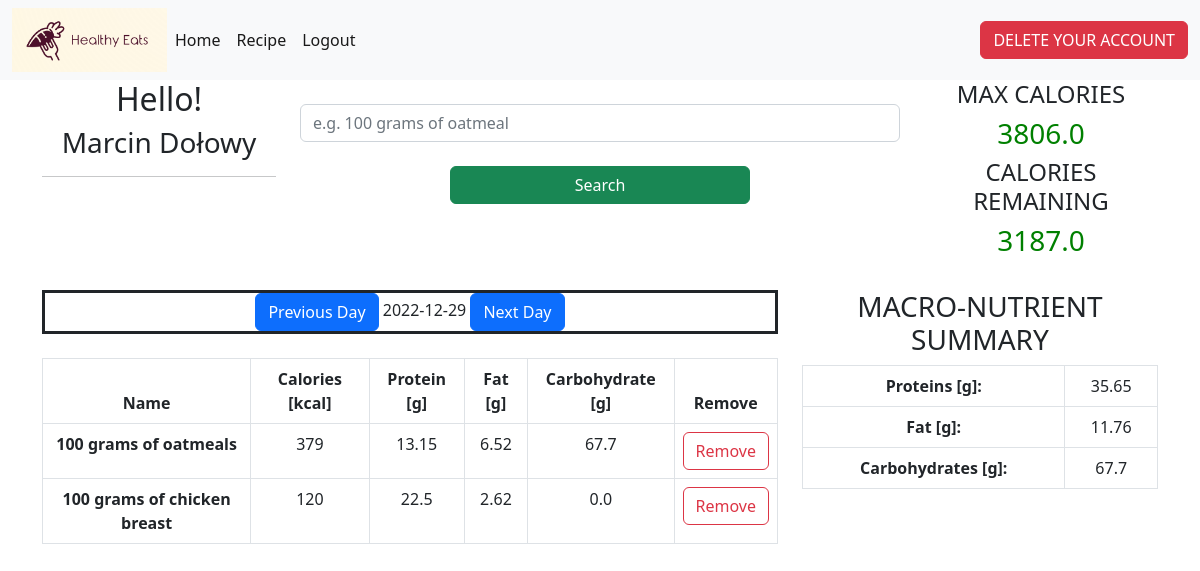
The page /home/ (signed in) on the database its author committed.
### app.py (models this page shows, shortened)
class User(UserMixin, db.Model):
    id = db.Column(db.Integer, primary_key=True)
    username = db.Column(db.String(50), unique=True, nullable=False)
    password = db.Column(db.String(150), nullable=False)
    firstname = db.Column(db.String(50), nullable=False)
    lastname = db.Column(db.String(50), nullable=False)
    date_of_birth = db.Column(db.DateTime(), nullable=False)
    sex = db.Column(db.String(10), nullable=False)
    max_calorie = db.Column(db.Float, nullable=False)
    weight = db.Column(db.Integer, nullable=False)
    height = db.Column(db.Integer, nullable=False)
    foods = db.relationship("Food", backref='user')

class Food(db.Model):
    id = db.Column(db.Integer, primary_key=True)
    date_of_add = db.Column(db.DateTime(), nullable=False)
    name = db.Column(db.String(50), nullable=False)
    calories = db.Column(db.Integer, nullable=False)
    protein = db.Column(db.Float, default=0, nullable=False)
    fat = db.Column(db.Float, default=0)
    carbohydrates = db.Column(db.Float, default=0)
    protein_calories = db.Column(db.Float, default=0)
    fat_calories = db.Column(db.Float, default=0)
    carbohydrates_calories = db.Column(db.Float, default=0)
    user_id = db.Column(db.Integer, db.ForeignKey('user.id'), nullable=False)

### app.py (the view, shortened to what this page needs)
@app.route('/home/', methods=['GET', 'POST'])
@login_required
def home():
    current_date = get_request_values_if_present()
    if request.values.get('button') == 'prev':
        current_date = current_date - datetime.timedelta(days=1)
        return redirect(url_for('home', current_date=current_date))
    elif request.values.get('button') == 'next':
        current_date = current_date + datetime.timedelta(days=1)
        return redirect(url_for('home', current_date=current_date))
    form = FoodForm()
    name_surname = " ".join([current_user.firstname, current_user.lastname])
    remaining_calories = current_user.max_calorie - count_all_calories()
    all_foods = Food.query.filter_by(user_id=current_user.id).filter_by(
        date_of_add=datetime.datetime(current_date.year, current_date.month, current_date.day)).all()
    all_protein = Food.query.filter_by(user_id=current_user.id,
                                       date_of_add=datetime.datetime(current_date.year, current_date.month,
                                                                     current_date.day)).with_entities(
        func.sum(Food.protein).label('total')).first().total
    all_protein = 0 if all_protein is None else round(all_protein, 2)
    return render_template("home.html", form=form, name_surname=name_surname, max_calorie=current_user.max_calorie,
                           remaining_calories=remaining_calories, all_foods=all_foods, all_protein=all_protein,
                           all_fat=all_fat(), all_carbohydrates=all_carbohydrates(), user=current_user,
                           current_date=current_date)

### forms.py
class FoodForm(FlaskForm):
    name = StringField("Name", validators=[DataRequired()])
    submit = SubmitField('Search')

### app.py (called while the page is built)
@login_manager.user_loader
def load_user(user_id):
    return User.query.get(user_id)

def get_request_values_if_present():
    if len(request.values.keys()) == 0:
        date1 = date.today()
    else:
        date1 = datetime.datetime.strptime(request.values.get('current_date'), '%Y-%m-%d').date()
        print(date1)
    return date1

def count_all_calories():
    return Food.query.filter(Food.user_id == current_user.id).with_entities(
        func.sum(Food.calories).label('total')).first().total or 0

def all_fat():
    total_fat = Food.query.filter(Food.user_id == current_user.id).with_entities(
        func.sum(Food.fat).label('total')).first().total or 0
    return 0 if total_fat is None else round(total_fat, 2)

def all_carbohydrates():
    total_carbohydrates = Food.query.filter(Food.user_id == current_user.id).with_entities(
        func.sum(Food.carbohydrates).label('total')).first().total or 0
    return 0 if total_carbohydrates is None else round(total_carbohydrates, 2)

### templates/home.html (shortened to what this page needs)
{% extends 'base.html' %}
{% block content %}
    <div class="container text-center">
        <div class="row">
            <div class="col">
                <h2>Hello!</h2>
                <div>
                    <h3> {{ name_surname }}</h3>
                    <hr>
                </div>
            </div>
            <div class="col">
                <form action="" method="post">
                    <div class="col" align="center">
                        <br>
                        {{ form.name(placeholder="e.g. 100 grams of oatmeal", class="form-control", style="width: 600px") }}
                        <br>
                        <p>{{ form.submit(class="btn btn-success", style="width: 300px") }}
                        </p>
                    </div>
                </form>
            </div>
            <div class="col">
                <h4>MAX CALORIES</h4>
                <h3 style="color: green">{{ max_calorie }}</h3>
                <h4>CALORIES REMAINING</h4>
                {% if remaining_calories < 0 %}
                    <h3 style="color: red"> {{ remaining_calories }}</h3>
                {% else %}
                    <h3 style="color: green"> {{ remaining_calories }}</h3>
                    <br>
                {% endif %}
            </div>
        </div>
        <div class="row">
            <div class="col-8">
                <div style="border-style: solid; width: 100%; text-align: center">
                    <div style="display: inline-block">
                        <a type="button" class="btn btn-primary"
                           href="{{ url_for('home', current_date=current_date, button='prev') }}">
                            Previous Day
                        </a>
                    </div>
                    <div style="display: inline-block">
                        <a> {{ current_date }}</a>
                    </div>
                    <div style="display: inline-block">
                        <a type="button" class="btn btn-primary"
                           href="{{ url_for('home', current_date=current_date, button='next') }}">
                            Next Day
                        </a>
                    </div>
                </div>
                <br>
                <table class="table table-bordered">
                    <thead>
                    <tr>
                        <th scope="col">Name</th>
                        <th scope="col">Calories [kcal]</th>
                        <th scope="col">Protein [g]</th>
                        <th scope="col">Fat [g]</th>
                        <th scope="col">Carbohydrate [g]</th>
                        <th scope="col">Remove</th>
                    </tr>
                    </thead>
                    <tbody>
                    {% for food in all_foods %}
                        <tr>
                            <th scope="row">{{ food.name }}</th>
                            <td>{{ food.calories }}</td>
                            <td>{{ food.protein }}</td>
                            <td> {{ food.fat }}</td>
                            <td>{{ food.carbohydrates }}</td>
                            <td>
                                <a href="{{ url_for('delete', food_id=food.id) }}"
                                   class="btn btn-outline-danger">Remove</a>
                            </td>
                        </tr>
                    {% endfor %}
                    </tbody>
                </table>
            </div>
            <div class="col-4">
                <div>
                    <h3>MACRO-NUTRIENT SUMMARY</h3>
                </div>
                <table class="table table-bordered" style="width:100%">
                    <tr>
                        <th scope="row">Proteins [g]:</th>
                        <td>{{ all_protein }}</td>
                    </tr>
                    <tr>
                        <th>Fat [g]:</th>
                        <td>{{ all_fat }}</td>
                    </tr>
                    <tr>
                        <th>Carbohydrates [g]:</th>
                        <td>{{ all_carbohydrates }}</td>
                    </tr>
                </table>
            </div>
        </div>
    </div>
{% endblock %}

### templates/base.html (shortened to what this page needs)
<!doctype html>
<html lang="en">
<head>
    <link href="https://cdn.jsdelivr.net/npm/bootstrap@5.2.3/dist/css/bootstrap.min.css" rel="stylesheet"
>
</head>
<body>
<nav class="navbar navbar-expand-lg navbar-light bg-light">
    <div class="container-fluid">
        <a href="{{ url_for('start_page') }}"><img src="/static/images/logo.png" alt="logo" height="64" width="155"></a>
        <div class="collapse navbar-collapse" id="navbarSupportedContent">
            {% if current_user.is_authenticated %}
                <ul class="navbar-nav me-auto mb-2 mb-lg-0">
                    <li class="nav-item">
                        <a class="nav-link active" aria-current="page" href="{{ url_for('home') }}">Home</a>
                    </li>
                    <li class="nav-item">
                        <a class="nav-link active" href="{{ url_for('recipe') }}">Recipe</a>
                    </li>
                    <li class="nav-item">
                        <a class="nav-link active" href="{{ url_for('logout') }}">Logout</a>
                    </li>
                </ul>
                <form class="d-flex">
                    <button type="button" class="btn btn-danger" data-bs-toggle="modal"
                            data-bs-target="#exampleModal">
                        DELETE YOUR ACCOUNT
                    </button>
                </form>
            {% endif %}
        </div>
    </div>
</nav>
<div class="content">
    {% block content %} {% endblock %}
</div>
</body>
</html>

### rows shown on the page
User: max_calorie "3806.0"
Food: name "100 grams of oatmeals", calories "379", protein "13.15", fat "6.52", carbohydrates "67.7"
Food: name "100 grams of chicken breast", calories "120", protein "22.5", fat "2.62", carbohydrates "0.0"

### other values the page prints
{{ name_surname }} "Marcin Dołowy"
{{ remaining_calories }} "3187.0"
{{ current_date }} "2022-12-29"
{{ all_protein }} "35.65"
{{ all_fat }} "11.76"
{{ all_carbohydrates }} "67.7"
